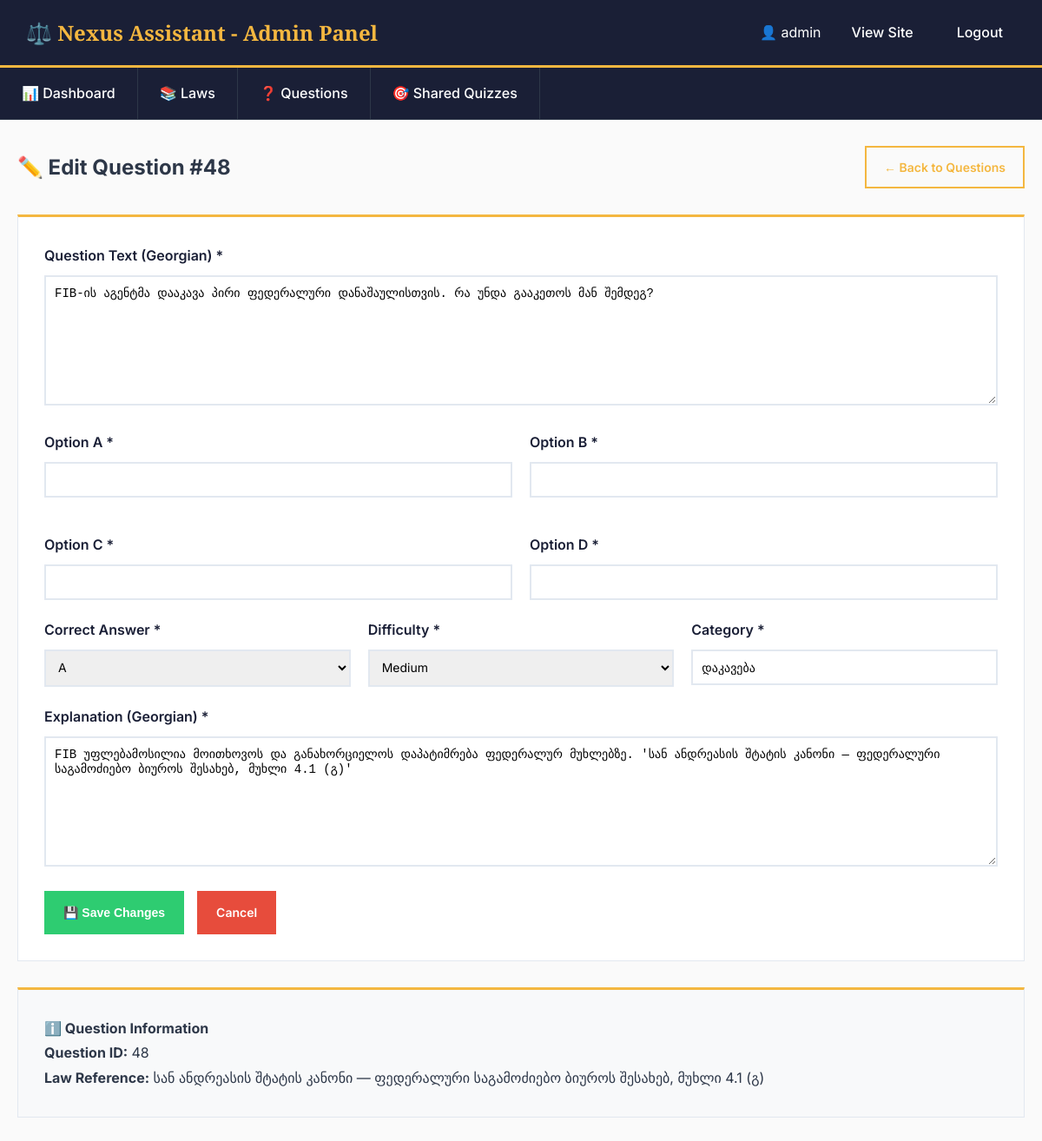
Page /admin/questions/edit/48 (signed in) on the earlier database version.
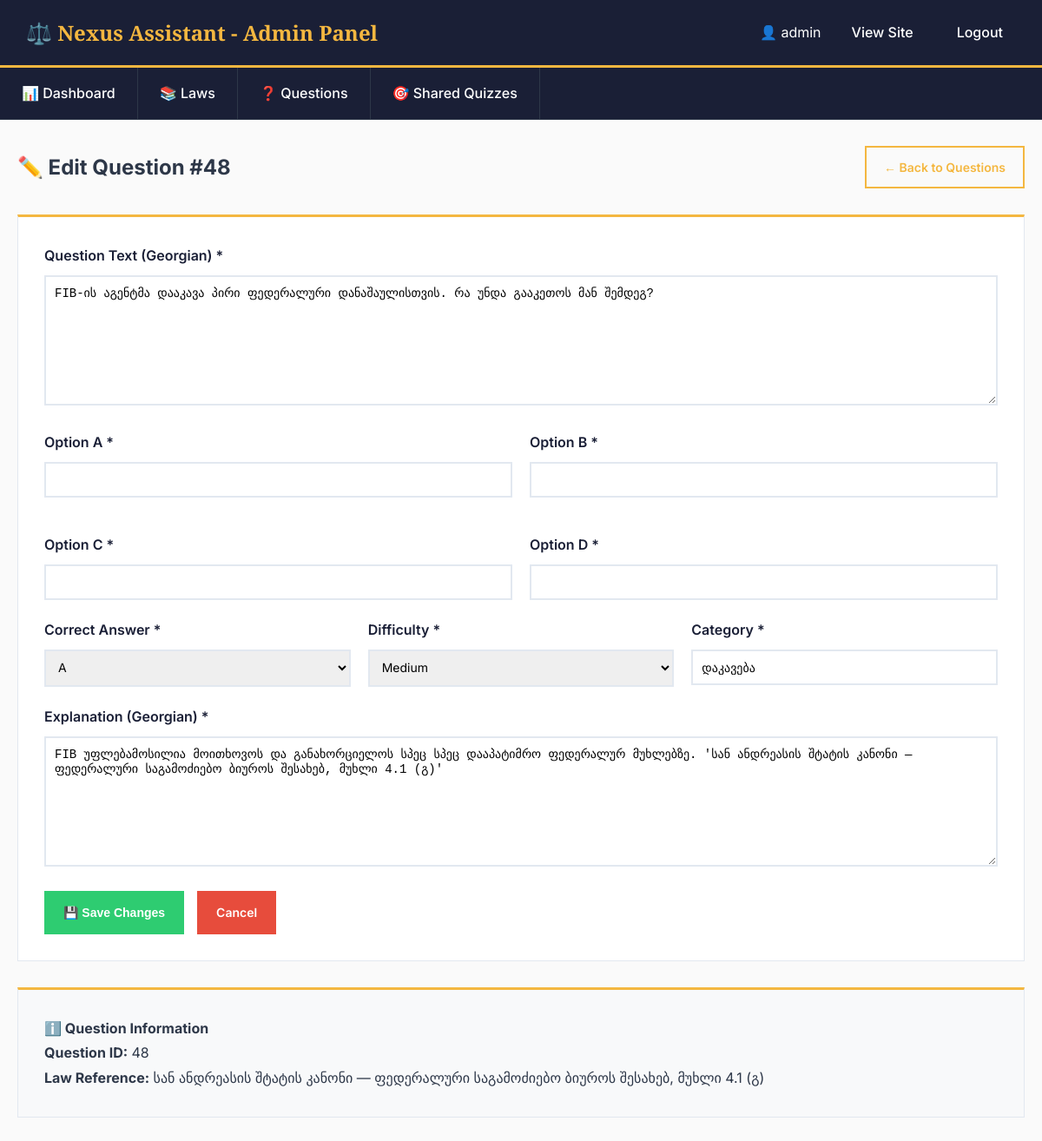
Same page on the later database version.
### tables this page shows
CREATE TABLE quiz_questions (
                id INTEGER PRIMARY KEY AUTOINCREMENT,
                question_text TEXT NOT NULL,
                options TEXT NOT NULL,
                correct_answer TEXT NOT NULL,
                explanation TEXT NOT NULL,
                law_reference TEXT NOT NULL,
                category TEXT NOT NULL,
                difficulty TEXT NOT NULL,
                quality_score INTEGER DEFAULT 0,
                is_approved INTEGER DEFAULT 0,
                created_at TIMESTAMP DEFAULT CURRENT_TIMESTAMP
            , source_type TEXT DEFAULT "laws");

### app.py (the view, shortened to what this page needs)
@app.route('/admin/questions/edit/<int:question_id>', methods=['GET', 'POST'])
@login_required
def admin_edit_question(question_id):
    import sqlite3
    conn = sqlite3.connect(quiz_db.db_path)
    cursor = conn.cursor()
    cursor.execute('''
        SELECT question_text, options, correct_answer, explanation,
               category, difficulty, law_reference
        FROM quiz_questions
        WHERE id = ?
    ''', (question_id,))
    row = cursor.fetchone()
    conn.close()
    if not row:
        flash('Question not found', 'error')
        return redirect(url_for('admin_questions'))
    question = {
        'id': question_id,
        'question_text': row[0],
        'options': json.loads(row[1]),
        'correct_answer': row[2],
        'explanation': row[3],
        'category': row[4],
        'difficulty': row[5],
        'law_reference': row[6]
    }
    return render_template('admin/question_form.html', question=question)

### admin_helper.py (called while the page is built)
def login_required(f):
    @wraps(f)
    def decorated_function(*args, **kwargs):
        if not session.get('admin_logged_in'):
            return redirect(url_for('admin_login'))
        return f(*args, **kwargs)
    return decorated_function

### templates/admin/question_form.html (shortened to what this page needs)
{% extends "admin/base.html" %}
{% block content %}
<div style="display: flex; justify-content: space-between; align-items: center; margin-bottom: 30px;">
    <h2>✏️ Edit Question #{{ question.id }}</h2>
    <a href="{{ url_for('admin_questions') }}" class="btn btn-primary">← Back to Questions</a>
</div>
<div class="content-box">
    <form method="POST">
        <div class="form-group">
            <label for="question_text">Question Text (Georgian) *</label>
            <textarea id="question_text" name="question_text" required rows="4">{{ question.question_text }}</textarea>
        </div>
        <div style="display: grid; grid-template-columns: 1fr 1fr; gap: 20px;">
            <div class="form-group">
                <label for="option_a">Option A *</label>
                <input type="text" id="option_a" name="option_a" required value="{{ question.options.A }}">
            </div>
            <div class="form-group">
                <label for="option_b">Option B *</label>
                <input type="text" id="option_b" name="option_b" required value="{{ question.options.B }}">
            </div>
            <div class="form-group">
                <label for="option_c">Option C *</label>
                <input type="text" id="option_c" name="option_c" required value="{{ question.options.C }}">
            </div>
            <div class="form-group">
                <label for="option_d">Option D *</label>
                <input type="text" id="option_d" name="option_d" required value="{{ question.options.D }}">
            </div>
        </div>
        <div style="display: grid; grid-template-columns: 1fr 1fr 1fr; gap: 20px;">
            <div class="form-group">
                <label for="correct_answer">Correct Answer *</label>
                <select id="correct_answer" name="correct_answer" required>
                    <option value="A" {% if question.correct_answer == 'A' %}selected{% endif %}>A</option>
                </select>
            </div>
            <div class="form-group">
                <label for="difficulty">Difficulty *</label>
                <select id="difficulty" name="difficulty" required>
                    <option value="medium" {% if question.difficulty == 'medium' %}selected{% endif %}>Medium</option>
                </select>
            </div>
            <div class="form-group">
                <label for="category">Category *</label>
                <input type="text" id="category" name="category" required value="{{ question.category }}">
            </div>
        </div>
        <div class="form-group">
            <label for="explanation">Explanation (Georgian) *</label>
            <textarea id="explanation" name="explanation" required rows="4">{{ question.explanation }}</textarea>
        </div>
        <div style="display: flex; gap: 15px;">
            <button type="submit" class="btn btn-success">💾 Save Changes</button>
            <a href="{{ url_for('admin_questions') }}" class="btn btn-danger">Cancel</a>
        </div>
    </form>
</div>
<div class="content-box" style="margin-top: 20px; background: #f8f9fa;">
    <h4>ℹ️ Question Information</h4>
    <p><strong>Question ID:</strong> {{ question.id }}</p>
    <p><strong>Law Reference:</strong> {{ question.law_reference }}</p>
</div>
{% endblock %}

### templates/admin/base.html (shortened to what this page needs)
<!DOCTYPE html>
<html lang="en">
<head>
    <link rel="stylesheet" href="{{ url_for('static', filename='css/style.css') }}?v=7">
</head>
<body>
    <div class="admin-header">
        <h1>⚖️ Nexus Assistant - Admin Panel</h1>
        <div class="user-info">
            <span>👤 {{ session.admin_username }}</span>
            <a href="{{ url_for('index') }}">View Site</a>
            <a href="{{ url_for('admin_logout') }}">Logout</a>
        </div>
    </div>
    <nav class="admin-nav">
        <ul>
            <li><a href="{{ url_for('admin_dashboard') }}" {% if request.endpoint == 'admin_dashboard' %}class="active"{% endif %}>📊 Dashboard</a></li>
            <li><a href="{{ url_for('admin_laws') }}" {% if 'laws' in request.endpoint %}class="active"{% endif %}>📚 Laws</a></li>
            <li><a href="{{ url_for('admin_questions') }}" {% if 'questions' in request.endpoint %}class="active"{% endif %}>❓ Questions</a></li>
            <li><a href="{{ url_for('admin_quizzes') }}" {% if 'quiz' in request.endpoint %}class="active"{% endif %}>🎯 Shared Quizzes</a></li>
        </ul>
    </nav>
    <div class="admin-container">
        {% block content %}{% endblock %}
    </div>
</body>
</html>

### static/css/style.css (style rules this page uses)
* { margin: 0; padding: 0; box-sizing: border-box; }
body { font-family: 'Inter', 'Noto Sans Georgian', 'Sylfaen', 'BPG Arial', sans-serif; line-height: 1.8; color: #2d3748; background-color: #fafafa; }
.btn { display: inline-flex; align-items: center; justify-content: center; gap: 0.5rem; padding: 0.8rem 2rem; border: 2px solid #f4b740; background: transparent; color: #f4b740; text-decoration: none; font-weight: 600; cursor: pointer; font-size: 1rem; transition: all 0.3s; }
.btn-primary { background: transparent; border: 2px solid #f4b740; color: #f4b740; }
.form-group { margin-bottom: 1.5rem; }
.form-group label { display: block; margin-bottom: 0.5rem; font-weight: 500; color: #1a1f36; }
.form-group input, .form-group textarea, .form-group select { width: 100%; padding: 0.75rem; border: 2px solid #e2e8f0; font-family: inherit; font-size: 1rem; }

### templates/admin/base.html (style rules this page uses)
* { margin: 0; padding: 0; box-sizing: border-box; }
body { font-family: 'Inter', sans-serif; background: #fafafa; }
.admin-header { background: #1a1f36; color: white; padding: 15px 30px; display: flex; justify-content: space-between; align-items: center; box-shadow: 0 2px 10px rgba(0,0,0,0.1); border-bottom: 3px solid #f4b740; }
.admin-header h1 { font-size: 24px; font-family: 'Playfair Display', Georgia, serif; color: #f4b740; }
.admin-header .user-info { display: flex; gap: 20px; align-items: center; }
.admin-header a { color: white; text-decoration: none; padding: 8px 15px; transition: color 0.3s; font-weight: 500; }
.admin-nav { background: #1a1f36; padding: 0; border-bottom: 1px solid #2d3748; }
.admin-nav ul { list-style: none; display: flex; }
.admin-nav li { border-right: 1px solid #2d3748; }
.admin-nav a { display: block; padding: 15px 25px; color: white; text-decoration: none; transition: all 0.3s; font-weight: 500; }
.admin-container { max-width: 1400px; margin: 30px auto; padding: 0 20px; }
.content-box { background: white; padding: 30px; border: 1px solid #e2e8f0; border-top: 3px solid #f4b740; margin-bottom: 30px; }
.btn { padding: 10px 20px; border: 2px solid #f4b740; background: transparent; color: #f4b740; cursor: pointer; text-decoration: none; display: inline-block; transition: all 0.3s; font-size: 14px; font-weight: 600; }
.btn-primary { background: transparent; border-color: #f4b740; color: #f4b740; }
.btn-success { background: #2ecc71; color: white; border-color: #2ecc71; }
.btn-danger { background: #e74c3c; color: white; border-color: #e74c3c; }
.form-group { margin-bottom: 20px; }
.form-group label { display: block; margin-bottom: 8px; font-weight: 600; color: #1a1f36; }
.form-group input, .form-group textarea, .form-group select { width: 100%; padding: 10px; border: 2px solid #e2e8f0; font-size: 14px; font-family: inherit; }
.form-group textarea { min-height: 150px; font-family: monospace; }

Differences in the rows shown:
changed quiz_questions "Medium": explanation "…უფლებამოსილია მოითხოვოს და განახორციელოს დაპატიმრება ფედერალურ მუხლებზე. 'სან ანდრეასის…" → "…უფლებამოსილია მოითხოვოს და განახორციელოს სპეც სპეც დააპატიმრო ფედერალურ მუხლებზე. 'სან ანდრეასის…"
